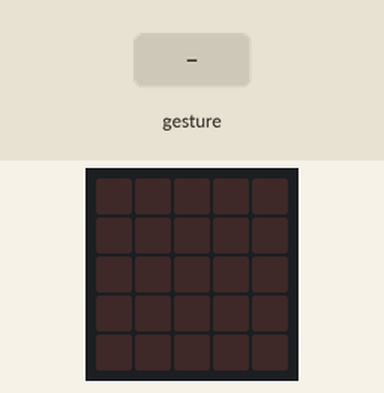
Recording of a program running on a simulated BBC micro:bit (MakeCode). Shown: the board's 5×5 LED display. The test bench sets the inputs (shaded band). A tilt is held for 1.5 s and a shake lasts 1 s, then the board lies face up again.

Above: at 1.2 s.
1.3 s: gesture 'tilt right'
At 2.1 s:
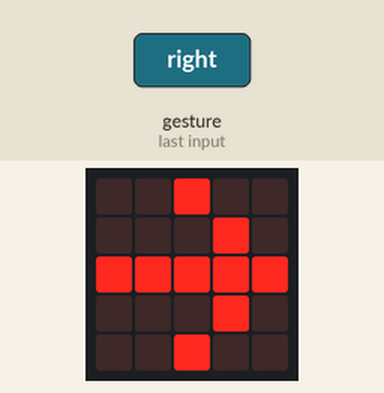
2.9 s: gesture 'tilt left'
At 5.0 s:
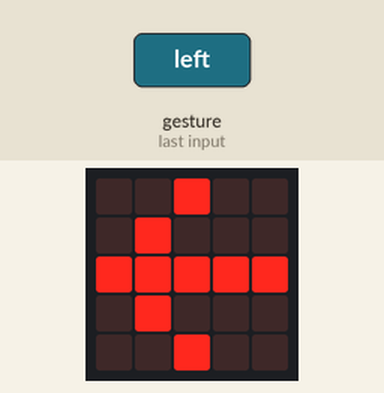
Timing chart, 0 to 6.5 s (numbered marks = the images above; inputs shaded):
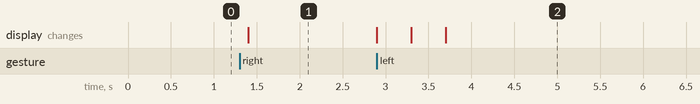

The program:

main.ts
```typescript
input.onGesture(Gesture.TiltRight, function () {
    for (let index = 0; index < 4; index++) {
        basic.showLeds(`
            . . # . .
            . . . # .
            # # # # #
            . . . # .
            . . # . .
            `)
        basic.pause(100)
    }
})
input.onGesture(Gesture.TiltLeft, function () {
    for (let index = 0; index < 4; index++) {
        basic.showLeds(`
            . . # . .
            . # . . .
            # # # # #
            . # . . .
            . . # . .
            `)
        basic.pause(100)
    }
})
```

test.ts
```typescript
// aquí va el archivo "tests"; esto no se compilará cuando este paquete se utilice como una extensión.
```

Measured:
- after the input at 1.3 s, the display: changes after 0.10 s (image 1)
- after the input at 2.9 s, the display: changes at once (image 2)
